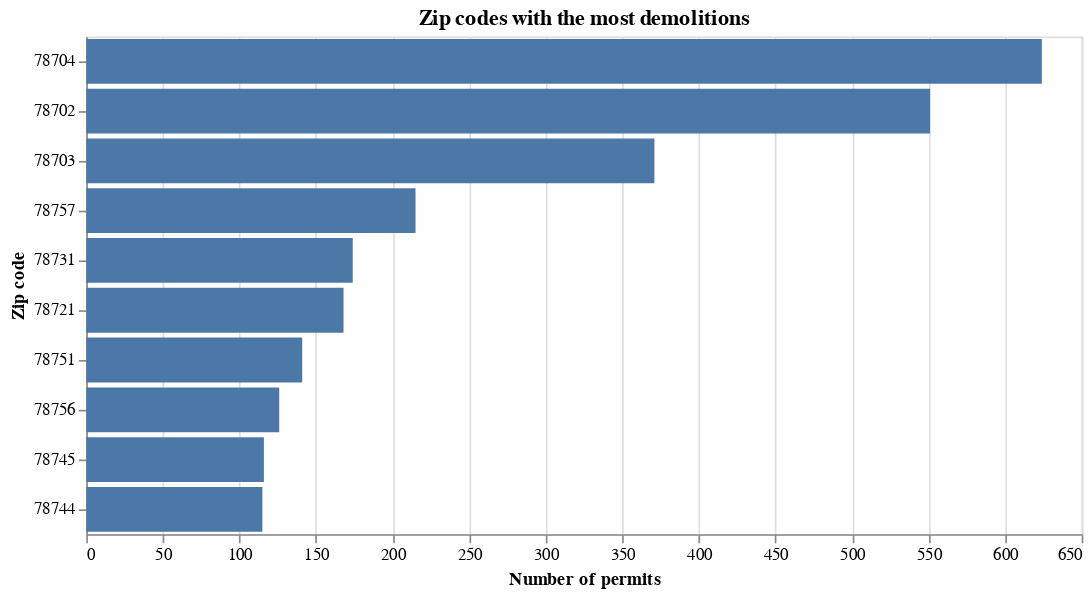

Notebook code cell kept with this figure:
### Code cell
# chart based on first ten items in dataframe above
alt.Chart(
    demos_by_zip.head(10),
    title="Zip codes with the most demolitions"
).mark_bar().encode(
    x=alt.X("Count:Q",
            axis=alt.Axis(title="Number of permits")),
    y=alt.Y("Zip:O",
            # this is the sorting magic
            sort=alt.SortField(
                field="Count",
                order="descending",
                op="sum"
            ),
            axis=alt.Axis(title="Zip code")),
).properties(width=600)

### Figure 1 — Vega-Lite specification as saved in the notebook (floating-point values rounded to 4 significant figures)
{"$schema": "https://vega.github.io/schema/vega-lite/v2.4.1.json", "config": {"view": {"height": 300, "width": 400}}, "data": {"values": [{"Count": 624, "Zip": "78704"}, {"Count": 551, "Zip": "78702"}, {"Count": 371, "Zip": "78703"}, {"Count": 215, "Zip": "78757"}, {"Count": 174, "Zip": "78731"}, {"Count": 168, "Zip": "78721"}, {"Count": 141, "Zip": "78751"}, {"Count": 126, "Zip": "78756"}, {"Count": 116, "Zip": "78745"}, {"Count": 115, "Zip": "78744"}]}, "encoding": {"x": {"axis": {"title": "Number of permits"}, "field": "Count", "type": "quantitative"}, "y": {"axis": {"title": "Zip code"}, "field": "Zip", "sort": {"field": "Count", "op": "sum", "order": "descending"}, "type": "ordinal"}}, "mark": "bar", "title": "Zip codes with the most demolitions", "width": 600}
